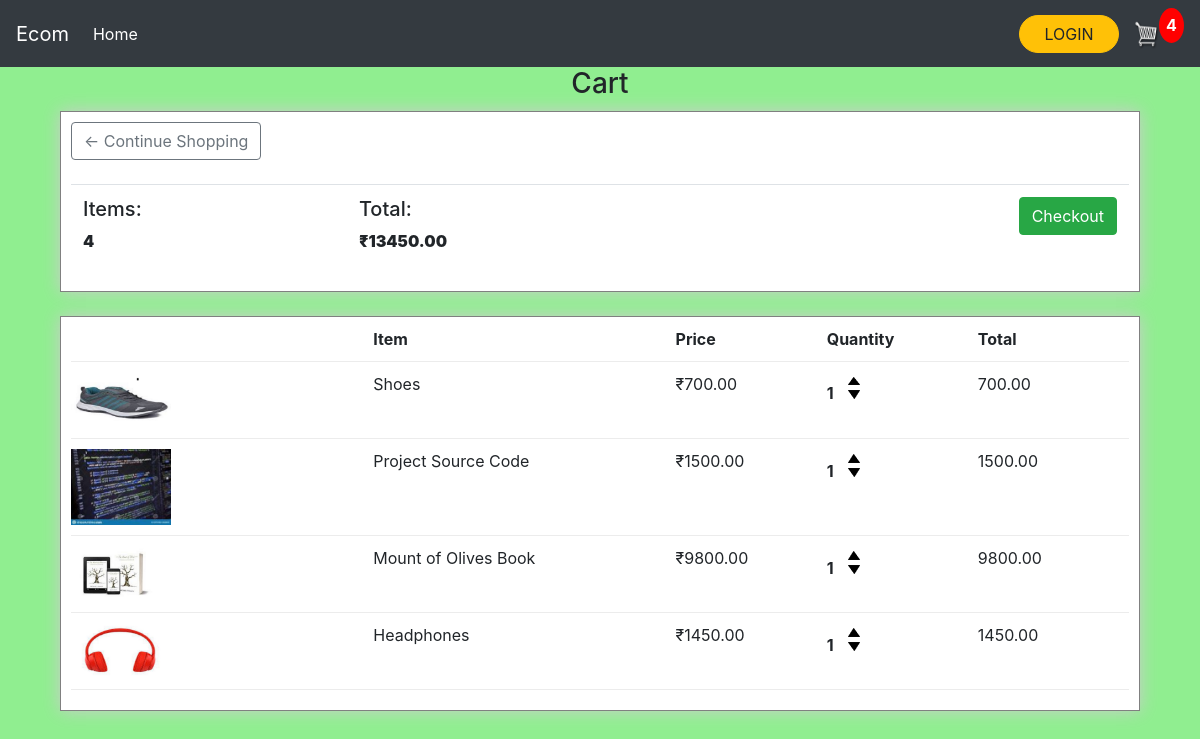
The app's page /cart/ (signed in) with its own data.
### website/models.py (models this page shows, shortened)
class Order(models.Model):
    customer = models.ForeignKey(Customer,on_delete=models.SET_NULL,null=True,blank=True)
    date_ordered = models.DateTimeField(auto_now_add=True)
    complete = models.BooleanField(default=False,null=True,blank=True)
    transaction_id = models.CharField(max_length=150,null=True,blank=True)
    @property
    def get_cart_total(self):
        orderitems = self.orderitem_set.all()
        total = sum([item.get_item_total for item in orderitems])
        return total
    @property
    def get_cart_items(self):
        orderitems = self.orderitem_set.all()
        total = sum([item.quantity for item in orderitems])
        return total

class OrderItem(models.Model):
    product = models.ForeignKey(Product,on_delete=models.SET_NULL,blank=True,null=True)
    order = models.ForeignKey(Order,on_delete=models.SET_NULL,null=True,blank=True)
    quantity = models.IntegerField(default=0, blank=True, null=True)
    date_ordered = models.DateTimeField(auto_now_add=True)
    @property
    def get_item_total(self):
        return self.product.price * self.quantity

class Product(models.Model):
    name = models.CharField(max_length=300)
    price = models.FloatField()
    digital = models.BooleanField(default=False,null=False)
    image = models.ImageField(null=True,blank=True)
    def imageURL(self):
        try:
            url = self.image.url
        except:
            url = ''
        return url

### website/views.py (the view)
# urls.py: path('cart/', views.cart_view, name="cart"),
def cart_view(request):
    data = getCartData(request,"cart_view")
    items = data['items']
    order = data['order']
    cartItems = data['cartItems']
    if cartItems <= 0:
        messages.info(request, "Cart is Empty...")
        return redirect('home')
    context = {'items' : items, 'order' : order, 'cartItems': cartItems}
    return render(request,"cart.html", context)

### website/utils.py (called while the page is built)
def getCartData(request, viewname):
    if request.user.is_authenticated:
        customer = request.user.customer
        if viewname == "store_view":
            try:
                order = Order.objects.get(customer=customer, complete=False)
                items = order.orderitem_set.all()
                cartItems = order.get_cart_items
            except ObjectDoesNotExist:
                order = []
                items = []
                cartItems = 0
        else:
             order, created = Order.objects.get_or_create(customer=customer, complete=False)
             items = order.orderitem_set.all()
             cartItems = order.get_cart_items
    else:
        data = getCookieData(request)
        items = data['items']
        order = data['order']
        cartItems = data['cartItems']
    return {'items': items, 'order': order, 'cartItems': cartItems}

### website/templates/cart.html
{% extends 'main.html' %}
{% load static %}
{%block content %}
    <Center><h3>Cart</h3></Center>
    <div >
        <div class="col-lg-12">
            <div class="box-element">
                <a class="btn btn-outline-secondary" href="{% url 'home' %}">&#x2190; Continue Shopping</a>
                <br>
                <br>
                <table class="table">
                    <tr>
                        <th><h5>Items:</h5><strong>{{order.get_cart_items}}</strong> </th>
                        <th><h5>Total:</h5><strong>₹{{order.get_cart_total|floatformat:2}}</strong> </th>
                        <th>
                        <a class="btn btn-success" style="float:right"; href="{% url 'checkout' %}">Checkout</a>
                         </th>
                    </tr>
                </table>
            </div>
            <br>
            <div class="box-element">
                <div class="cart-row">
                    <div style="flex:2"></div>
                    <div style="flex:2"><strong>Item</strong></div>
                    <div style="flex:1"><strong>Price</strong></div>
                    <div style="flex:1"><strong>Quantity</strong></div>
                    <div style="flex:1"><strong>Total</strong></div>
                </div>
                {% for item in items %}
                <div class="cart-row">
                    <div style="flex:2"><img class="row-image" src="{{item.product.imageURL}}"></div>
                    <div style="flex:2"><p>{{item.product.name}}</p></div>
                    <div style="flex:1"><p>₹{{item.product.price|floatformat:2}}</p></div>
                    <div style="flex:1">
                        <p class="quantity">{{item.quantity}}</p>
                        <div class="quantity">
                            <img data-product={{item.product.id}} data-action="add" class="chg-quantity update-cart" src="{% static 'images/arrow-up.png' %}">
                            <img data-product={{item.product.id}} data-action="remove" class="chg-quantity update-cart" src="{% static 'images/arrow-down.png' %}">
                        </div>
                    </div>
                     <div style="flex:1"><p>{{item.get_item_total|floatformat:2}}</p></div>
                </div>
                 {% endfor %}
        </div>
    </div>
{% endblock %}

### website/static/CSS/main.css (style rules this page uses)
body { background-color: lightgreen; }
.box-element { border: 1px solid grey; border_radius: 15px; padding: 10px; background-color: #fff; box-shadow: hsl(0,0%,80%) 0 0 16px; }
.cart-row { display: flex; align-items: flex-stretch; padding-bottom: 10px; margin-bottom: 10px; border-bottom: 1px solid #ececec; }
.quantity { display: inline-block; font-weight: 700; padding-right:10px; }
.chg-quantity { width: 12px; cursor: pointer; display: block; margin-top: 5px; transition:.1s; }
.row-image { width:100px; }
.col-lg-4, .col-lg-6, .col-lg-8, .col-lg-12 { margin-top: 10px; }

### records on screen
Order: get_cart_items "4", get_cart_total "13450.00"
OrderItem: product.imageURL (picture), product.name "Shoes", product.price "700.00", quantity "1", get_item_total "700.00"
OrderItem: product.imageURL (picture), product.name "Project Source Code", product.price "1500.00", quantity "1", get_item_total "1500.00"
OrderItem: product.imageURL (picture), product.name "Mount of Olives Book", product.price "9800.00", quantity "1", get_item_total "9800.00"
OrderItem: product.imageURL (picture), product.name "Headphones", product.price "1450.00", quantity "1", get_item_total "1450.00"

### other values on screen
{{ cartItems }} "4"
